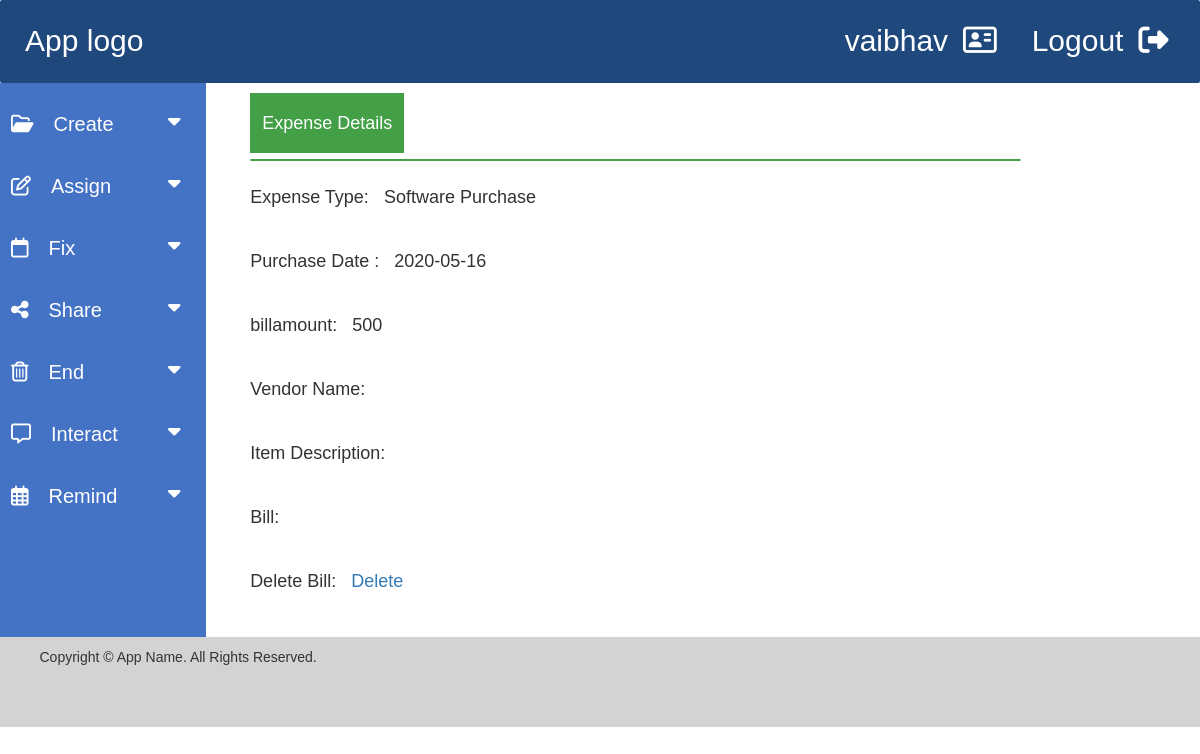
The app's page /projectexpensesdetails.php?rn=2 (signed in) with its own data.
### tables this page shows
CREATE TABLE `projectexpenses` (
  `id` int NOT NULL,
  `projectid` int NOT NULL,
  `expensetype` varchar(255) NOT NULL,
  `purchasedate` date NOT NULL,
  `billamount` int NOT NULL,
  `resources` longblob NOT NULL,
  `path` varchar(500) NOT NULL,
  `vendorname` varchar(255) NOT NULL,
  `itemdesc` text NOT NULL
);

### projectexpensesdetails.php (the view, shortened to what this page needs)
<?php
include_once 'source/db_connect.php';
$projectid = $_GET['rn'];
?>
<!DOCTYPE html>
<html lang="en">
<head>
  <link rel="stylesheet" href="https://maxcdn.bootstrapcdn.com/bootstrap/3.4.1/css/bootstrap.min.css">
<link rel="stylesheet" href="landingpage.css">
<link rel="stylesheet" href="https://cdnjs.cloudflare.com/ajax/libs/font-awesome/4.7.0/css/font-awesome.min.css">
<link rel="stylesheet" href="font-awesome.css">
</head>
<body>
<div class="header">
<a href="landingpage.php" style="margin-left: 5px;">App logo</a>
<div id="logout">Logout<a href="logout.php"><i class="fas fa-sign-out-alt" style="margin-left: 15px;"></i></a></div>
<div id="usertype"><?php echo $_SESSION['username'] ?><a href="#"><i class="far fa-address-card" style="margin-left: 15px;"></i></a></div>
</div>
<div class="row">
<div class="sidenav" id="sidenav">
  <button class="dropdown-btn"><i class='far fa-folder-open' style="margin-right: 20px;"></i>Create
    <i class="fa fa-caret-down"></i>
  </button>
  <button class="dropdown-btn"><i class='far fa-edit' style="margin-right: 20px;"></i>Assign
    <i class="fa fa-caret-down"></i>
  </button>
  <button class="dropdown-btn"><i class="far fa-calendar" style="margin-right: 20px;"></i>Fix
    <i class="fa fa-caret-down"></i>
  </button>
  <button class="dropdown-btn"><i class="fas fa-share-alt" style="margin-right: 20px;"></i>Share
    <i class="fa fa-caret-down"></i>
  </button>
  <button class="dropdown-btn"><i class="far fa-trash-alt" style="margin-right: 20px;"></i>End
    <i class="fa fa-caret-down"></i>
  </button>
  <button class="dropdown-btn"><i class='far fa-comment-alt' style="margin-right: 20px;"></i>Interact
    <i class="fa fa-caret-down"></i>
  </button>
  <button class="dropdown-btn"><i class='far fa-calendar-alt' style="margin-right: 20px;"></i>Remind
    <i class="fa fa-caret-down"></i>
  </button>
</div>
<div class="main" id="main">
  <div class="maincontent">
    <button class="topbutton">Expense Details</button>
    <hr class="new1">
    <div style="font-size:18px;">
    <b style="font-size:18px; font-weight:100;">Expense Type: &nbsp</b>
    <?php
      $query = "select * from projectexpenses where id = $projectid";
      $result_display_projectexpenses =$conn->prepare($query);
      $result_display_projectexpenses->execute();
      while($rows=$result_display_projectexpenses->fetch(PDO::FETCH_ASSOC)){
        echo $rows['expensetype'];
      }
    ?>
    </div><br>
    <div style="font-size:18px;">
    <b style="font-size:18px; font-weight:100;">Purchase Date : &nbsp</b>
    <?php
      $query = "select * from projectexpenses where id = $projectid";
      $result_display_projectexpenses =$conn->prepare($query);
      $result_display_projectexpenses->execute();
      while($rows=$result_display_projectexpenses->fetch(PDO::FETCH_ASSOC)){
        echo $rows['purchasedate'];
      }
    ?>
    </div><br>
    <div style="font-size:18px;">
    <b style="font-size:18px; font-weight:100;">billamount: &nbsp</b>
    <?php
      $query = "select * from projectexpenses where id = $projectid";
      $result_display_projectexpenses =$conn->prepare($query);
      $result_display_projectexpenses->execute();
      while($rows=$result_display_projectexpenses->fetch(PDO::FETCH_ASSOC)){
        echo $rows['billamount'];
      }
    ?>
    </div><br>
    <div style="font-size:18px;">
    <b style="font-size:18px; font-weight:100;">Vendor Name: &nbsp</b>
    </div><br>
    <div style="font-size:18px;">
    <b style="font-size:18px; font-weight:100;">Item Description: &nbsp</b>
    </div><br>
    <div style="font-size:18px;">
    <b style="font-size:18px; font-weight:100;">Bill: &nbsp</b>
    </div><br>
    <div style="font-size:18px;">
    Delete Bill: &nbsp
    <?php
            $query = "select * from projectexpenses where id = $projectid";
            $result_display_projectexpenses =$conn->prepare($query);
            $result_display_projectexpenses->execute();
            while($rows=$result_display_projectexpenses->fetch(PDO::FETCH_ASSOC)){
                echo "
                <a href = 'deletebill.php?rn=$rows[id]' onclick=\"return confirm('Are you sure?')\">Delete</a>
                ";
              }
        ?>
    </div><br>
</div>
</div>
</div>
<div class="footer">
    <p class="copyright">Copyright © App Name. All Rights Reserved.</p>
</div>
</body>
</html>

### landingpage.css (style rules this page uses)
* { box-sizing: border-box; }
body { font-family: Arial, Helvetica, sans-serif; }
.header { background-color: #1f497d; padding: 20px; color:white; font-size: 30px; position: -webkit-sticky; position: sticky; top:0; border-radius:2px ; z-index: 100; }
.header a { color:white; }
#usertype { float: right; color: white; margin-right: 3%; }
#logout { float: right; color: white; margin-right: 1%; }
.sidenav { float: left; width: 18%; padding: 10px; height: auto; background: #4472C4; }
.main { background-color: white; float: left; width: 80%; padding: 10px; height: auto; }
.maincontent { width: 80%; margin-left: 3.5%; line-height: 2; }
.dropdown-btn { padding: 6px 8px 6px 16px; text-decoration: none; font-size: 20px; color: white; display: block; border: none; line-height: 2.5; background: none; width: 100%; text-align: left; cursor: pointer; outline: none; }
.fa-caret-down { float: right; margin-top: 12.5px; padding-right: 8px; }
.row:after { content: ""; display: table; clear: both; }
.footer { background-color: lightgrey; padding: 10px; height: 90px; }
.copyright { margin-left:2.5%; }
hr.new1 { border: 1.5px solid #43A047; border-radius: 2px; margin-top: 0px; margin-bottom: 18px; }
.topbutton { background-color: #43A047; color: white; padding: 12px; font-size: 18px; border: none; cursor: pointer; width: auto; margin-bottom: 6px; }

### records on screen
projectexpenses: expensetype "Software Purchase", purchasedate "2020-05-16", billamount "500"

### other values on screen
$_SESSION['username'] "vaibhav"
